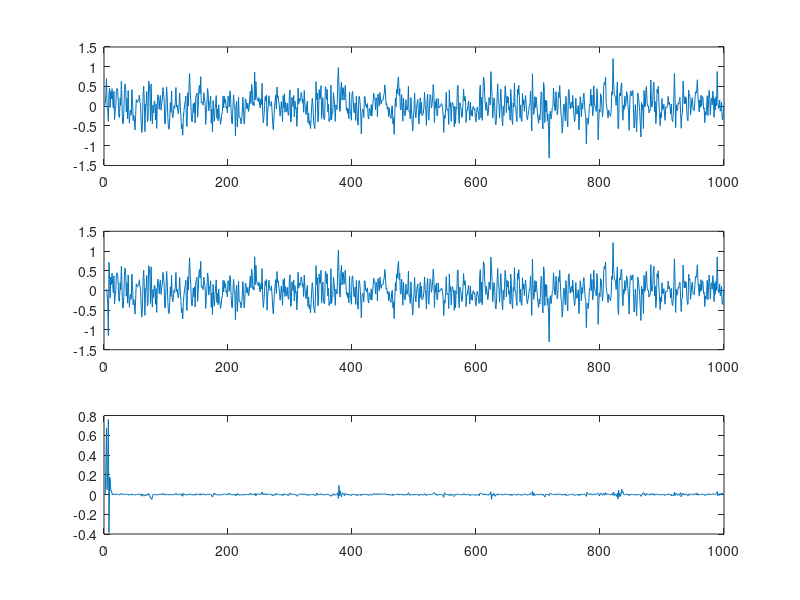

The MATLAB script that drew this image:
%Experimental script for LMS analysis
N = 1000;
nCoefs = 2;
x = randn(N,1);
wIdeal = [0.1,0.3];
d = filter(wIdeal,[1],x)+0.0*randn(N,1);
w = zeros(length(d),nCoefs);
e = zeros(length(d),1);
y = zeros(length(d),1);
buf = d(1:nCoefs,1);
atten = 0.995;
mu = 0.5;
f = @(e,x)(mu*e*x);
for i = nCoefs+1:length(d)
    buf = x(i-nCoefs+1:i);
    y(i) = fliplr(w(i-1,:))*buf;
    e(i) = d(i)-y(i);
    w(i,:) = atten*w(i-1,:)+fliplr(f(e(i),buf)');
end
subplot(3,1,1)
plot(1:length(d),[d]);
subplot(3,1,2)
plot(1:length(d),[y]);
subplot(3,1,3)
plot(1:length(d),[e]);
w(end,:)